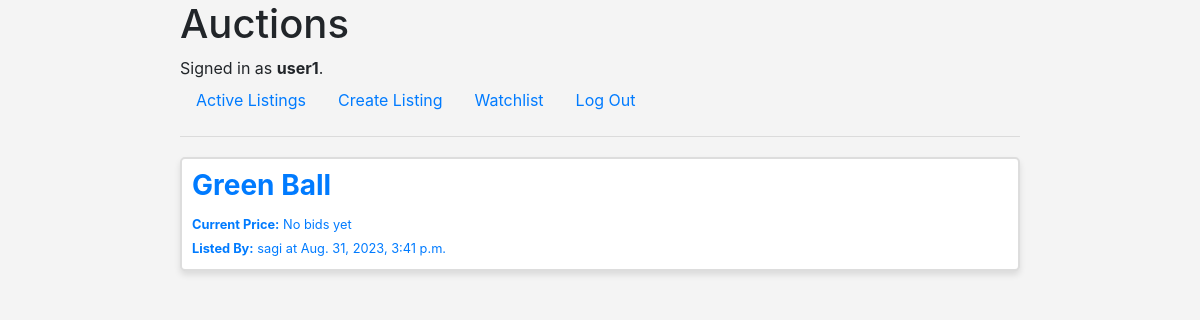
/watchlist/ (signed in), run on the app's committed database.
### auctions/models.py (models this page shows)
class User(AbstractUser):
    pass

class AuctionList(models.Model):
    seller = models.ForeignKey('User', on_delete=models.CASCADE, related_name = "lists")
    productName = models.CharField(max_length=64)
    initialPrice = models.DecimalField(max_digits=30, decimal_places=2)
    info = models.TextField(max_length=1000)
    creationTime = models.DateTimeField(auto_now_add=True)
    image = models.ImageField(upload_to= user_directory_path, blank=True, null=True)
    watchlist = models.ManyToManyField(User, blank=True, related_name = "watchlist")
    AUCTION_STATUS_CHOICES = (
        ('active', 'Active'),
        ('closed', 'Closed')
    )
    status = models.CharField(
        max_length=10,
        choices=AUCTION_STATUS_CHOICES,
        default='active'  # Set the default status to 'active' when an auction is created.
    )

### auctions/views.py (the view)
# urls.py: path("watchlist/", views.watchlist, name="watchlist"),
@login_required
def watchlist(request):
    watchlist = request.user.watchlist.all()
    return render(request,"auctions/watchlist.html",{
        "watchlist":watchlist
    })

### auctions/templates/auctions/watchlist.html (shortened to what this page needs)
{% extends "auctions/layout.html" %}
{% block body %}
    {% for product in watchlist %}
    <a href="{% url 'productPage' product.id%}" class="auctionProductLink">
        <div class="auctionProduct">
            <div class="productText">
                <h3><b> {{product.productName}} </b></h3>
                {% if product.highestBid %}
                    <small><b>Current Price:</b> {{ product.highestBid|floatformat:2  }}$</small> <br>
                {% else %}
                    <small><b>Current Price:</b> No bids yet</small><br>
                {% endif %}
                <small><b>Listed By:</b> {{product.seller}} at {{ product.creationTime }}</small>
            </div>
        </div>
    </a>
    {%empty%}
        <p>No active listings.</p>
    {% endfor %}
{% endblock %}

### auctions/templates/auctions/layout.html (shortened to what this page needs)
{% load static %}
<!DOCTYPE html>
<html lang="en">
    <head>
        <link rel="stylesheet" href="https://stackpath.bootstrapcdn.com/bootstrap/4.4.1/css/bootstrap.min.css">
        <link href="{% static 'auctions/styles.css' %}" rel="stylesheet">
    </head>
    <body>
        <h1>Auctions</h1>
        <div>
            {% if user.is_authenticated %}
                Signed in as <strong>{{ user.username }}</strong>.
            {% else %}
                Not signed in.
            {% endif %}
        </div>
        <ul class="nav">
            <li class="nav-item">
                <a class="nav-link" href="{% url 'index' %}">Active Listings</a>
            </li>
            {% if user.is_authenticated %}
                <li class="nav-item">
                    <a class="nav-link" href="{% url 'createListing' %}">Create Listing</a>
                </li>
                <li class="nav-item">
                    <a class="nav-link" href="{% url 'watchlist' %}">Watchlist</a>
                </li>
                <li class="nav-item">
                    <a class="nav-link" href="{% url 'logout' %}">Log Out</a>
                </li>
            {% endif %}
        </ul>
        <hr>
        {% block body %}
        {% endblock %}
    </body>
</html>

### auctions/static/auctions/styles.css (style rules this page uses)
body { margin-left:auto; margin-right:auto; width:70%; background-color: #f4f4f4; }
.auctionProduct { background-color: #fff; border: 2px solid #ddd; margin: 20px 0px; padding: 10px; box-shadow: 0 4px 6px rgba(0, 0, 0, 0.1); background-color: #fff; border-radius: 5px; }
a.auctionProductLink { text-decoration: none; }

### data on the page
User: username "user1"
AuctionList: productName "Green Ball", seller "sagi", creationTime "Aug. 31, 2023, 3:41 p.m."
